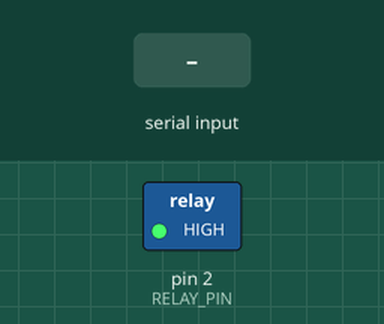
The sketch below on a simulated Arduino Uno, built with avr-gcc and run on an emulated ATmega328P. Parts: switched loads named in the sketch (green lamp = pin HIGH). The inputs (shaded band) are chosen by the test bench. Pins used as bus, display or sensor lines are not drawn.

Above: at 1.2 s.
1.3 s: "u" received over Serial
At 1.9 s:
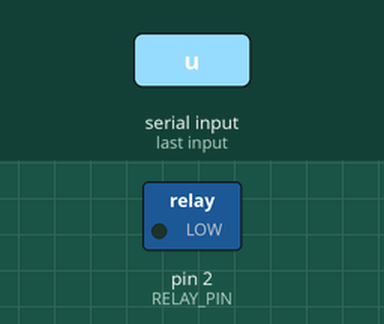
2.8 s: "l" received over Serial
At 4.1 s:
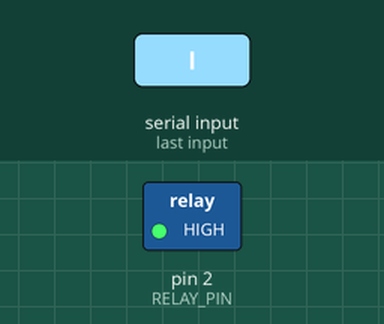
Timing chart, 0 to 5.8 s (numbered marks = the images above; inputs shaded):
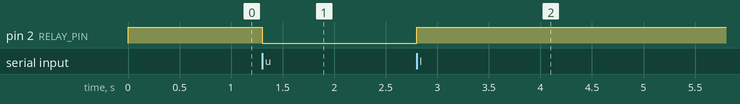

The sketch:

program_with_rfid.ino
```cpp
#include <SPI.h>
#include <MFRC522.h>

#define SS_PIN 10
#define RST_PIN 9
#define RELAY_PIN 2

MFRC522 mfrc522(SS_PIN, RST_PIN);  // Create MFRC522 instance.

bool unlocked = false;

void setup() {
  pinMode(RELAY_PIN, OUTPUT);
  digitalWrite(RELAY_PIN, HIGH);
  Serial.begin(9600);

  SPI.begin();          // Initialize SPI bus.
  mfrc522.PCD_Init();   // Initialize MFRC522 card reader.
}

void loop() {
  if (Serial.available() > 0) {
    char receivedChar = Serial.read();
    if (receivedChar == 'l') {
      digitalWrite(RELAY_PIN, HIGH);  // Activate the solenoid lock
      unlocked = false;
    } else if (receivedChar == 'u') {
      digitalWrite(RELAY_PIN, LOW);  // Deactivate the solenoid lock
      unlocked = true;
    }
  }

  if (unlocked) {
    // The solenoid lock is already unlocked
  } else {
    // The solenoid lock is locked
    // Check for new cards.
    if (mfrc522.PICC_IsNewCardPresent() && mfrc522.PICC_ReadCardSerial()) {
      // Get card UID.
      String cardUID = "";
      for (byte i = 0; i < mfrc522.uid.size; i++) {
        cardUID += String(mfrc522.uid.uidByte[i] < 0x10 ? "0" : "");
        cardUID += String(mfrc522.uid.uidByte[i], HEX);
      }

      // Print card UID to serial monitor.
      Serial.println("Card detected: " + cardUID);

      // Halt PICC.
      mfrc522.PICC_HaltA();
      // Stop encryption on PCD.
      mfrc522.PCD_StopCrypto1();

    }
  }
}
```

Measured:
- after the input at 1.3 s, pin 2 (RELAY_PIN): HIGH → LOW at once
- after the input at 2.8 s, pin 2 (RELAY_PIN): LOW → HIGH at once
